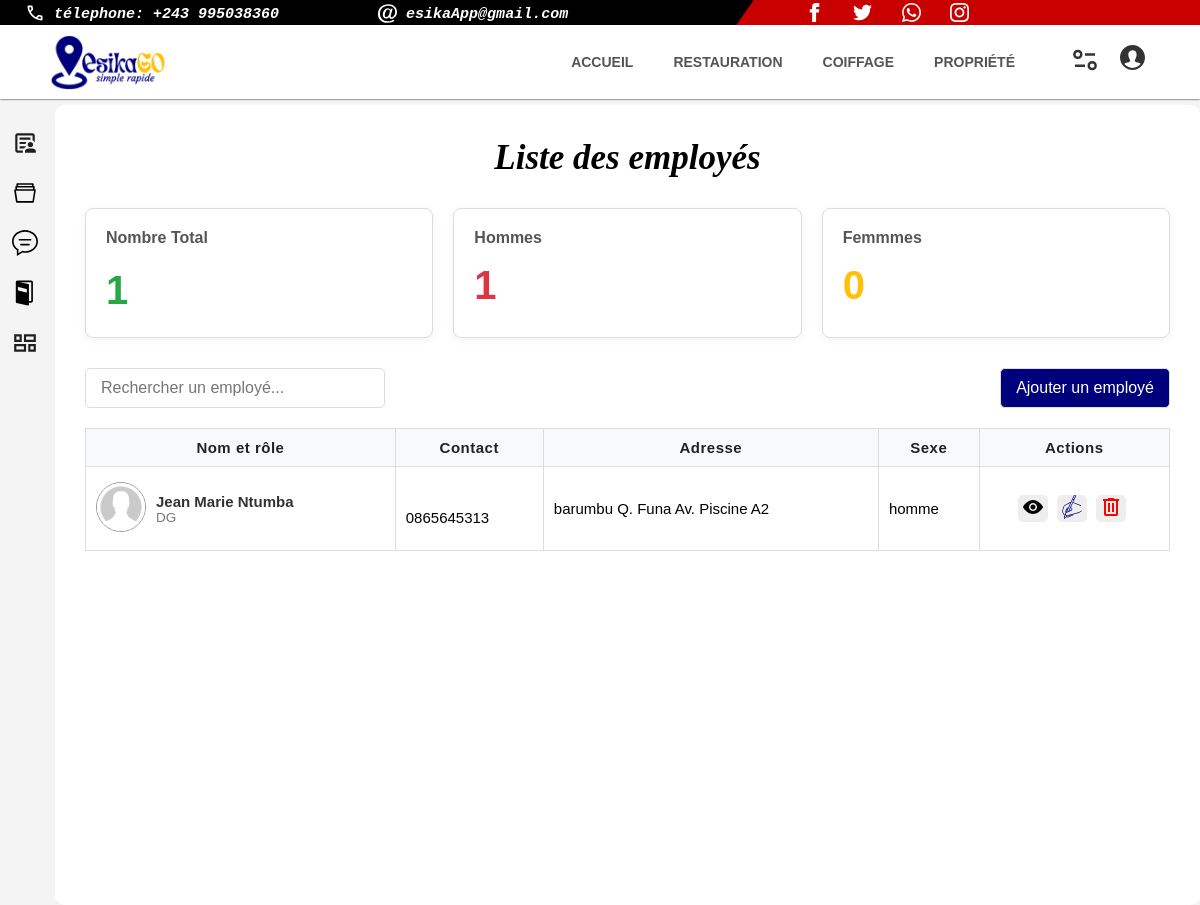
Screenshot of /liste_employer/ (signed in) with the database file from the repository.
### blog/models.py (models this page shows)
class Employer(models.Model):
    full_name = models.CharField(max_length=255, blank=False, null=False,default='')
    date_naissance = models.DateField(null=True, blank=True)
    adresse = models.CharField(max_length=255, blank=True, null=True,db_default='')
    date_embauche = models.DateField(blank=True, null=True)
    fonction = models.CharField(max_length=25, null=True, blank=True)
    sexe = models.CharField(max_length=20, null=True, blank=True)
    status = models.CharField(max_length=25,blank=True,null=True)#actif, innactif en conger revoyer demissionner
    telephone = models.CharField(max_length=25,blank=True,null=True)
    user = models.ForeignKey(MyUser, on_delete=models.SET_NULL,blank=True,null=True)
    blog = models.ForeignKey(Blog, on_delete=models.CASCADE, null=True)
    mail = models.EmailField(null=True,blank=True)
    devise =models.CharField(max_length=255, blank=True, null=True,db_default='$')

### blog/views.py (the view)
# urls.py: re_path(r'^liste_employer/$', views.liste_employer, name='liste_employer'),
@login_required
def liste_employer(request):
    try:
        id = request.session['id_page']
        page = Blog.objects.get(id=int(id))
        liste_employer = Employer.objects.filter(blog=page)
        field_name = ['full_name','adresse','fonction','telephone','sexe','mail']
        data_employer = []
        for employer in liste_employer:
            employer_dict = {}
            for field in field_name:
                field_value = getattr(employer, field)
                if field_value is None:
                    field_value = ''
                employer_dict[field] = field_value
            data_employer.append(employer_dict)
            nbr_femme = 0
            for employer in data_employer:
                if employer['sexe'] == 'femme':
                    nbr_femme = nbr_femme + 1
            data_statistique = {}
            total= int(len(data_employer))
            nbr_homme = total - nbr_femme
        json_data = json.dumps(data_employer, indent=4,ensure_ascii=False)
        graphique = [nbr_homme, nbr_femme]
        data_statistique = json.dumps(graphique, indent=4,ensure_ascii=False)
        return render(request, 'blog/liste_employer.html',
 {'page': page,'data_statistique':data_statistique, 'employers': data_employer,'total':total, 'nbr_femme':nbr_femme, 'nbr_homme': nbr_homme})
    except:
        return render(request, 'blog/liste_employer.html',
 {'page': page, 'total':0, 'nbr_femme':0, 'nbr_homme': 0})

### blog/templates/blog/liste_employer.html (shortened to what this page needs)
{% load static %}
{% load i18n %}
<!DOCTYPE html>
<html lang="en">
<head>
    <link rel="stylesheet"   media="(max-width:900px)" href="{% static 'blog/css/blog_mobile.css' %}">
    <link rel="stylesheet"  media="(min-width:900px)"  href="{% static 'blog/css/listeEmployer.css' %}">
    <link rel="stylesheet"   media="(min-width:900px)" href="{% static 'css/menu_desktop.css' %}">
    <link rel="stylesheet"   media="(max-width:900px)" href="{% static 'css/menu_mobile.css' %}">
</head>
<body>
    <div id="page_">
        {% include 'menu_desktop.html' %}
        {% include 'petit_menu_ordi.html' %}
<div class="container">
    <h1>Liste des employés</h1>
    <div class="summary-cards">
        <div class="card present">
            <div class="title_pie">
                <h3>Nombre Total</h3>
                <p class="value">{{ total}}</p>
            </div>
            <div class="chart-container pie-chart-container">
            </div>
        </div>
        <div class="card absent">
            <h3>Hommes</h3>
            <div class="value">{{ nbr_homme }}</div>
        </div>
        <div class="card late">
            <h3>Femmmes</h3>
            <div class="value">{{ nbr_femme }}</div>
        </div>
    </div>
    <div class="toolbar">
        <input type="text" placeholder="Rechercher un employé..." />
        <a href="{% url 'add_employer' %}"><button>Ajouter un employé</button></a>
    </div>
    <table class="employee-list">
        <thead>
            <tr>
                <th>Nom et rôle</th>
                <th>Contact</th>
                <th>Adresse</th>
                <th>Sexe</th>
                <th>Actions</th>
            </tr>
        </thead>
        <tbody>
            {% for employer in employers %}
            <tr>
                <td>
                    <div class="employee-info">
                                 <div class="employee-name-role">
                                    <p><img class="avatar" src="{% static 'img/images_profil/annonyme_user_man.png' %}" alt="Avatar Guy Hawkins">
                                    </p>
                            <p class="name-group"><span class="employee-name">{{ employer.full_name}}</span>
                            <span class="employee-role">{{ employer.fonction}}</span></p>
                        </div>
                    </div>
                </td>
                <td>{{ employer.mail}}<br>{{ employer.telephone}}</td>
                <td>{{ employer.adresse}}</td>
                <td>{{ employer.sexe}}</td>
                <td class="action-buttons">
                    <a href="" title="Voir">
                    </a>
                    <a href="" title="modifier">
                    </a>
                    <a href="" title="supprimer">
                        <svg xmlns="http://www.w3.org/2000/svg" height="24px" viewBox="0 -960 960 960" width="24px" fill="red"><path d="M280-120q-33 0-56.5-23.5T200-200v-520h-40v-80h200v-40h240v40h200v80h-40v520q0 33-23.5 56.5T680-120H280Zm400-600H280v520h400v-520ZM360-280h80v-360h-80v360Zm160 0h80v-360h-80v360ZM280-720v520-520Z"/></svg>
                    </a>
                </td>
            </tr>
            {% empty %}
            <h1 style="color:red">Aucun employer Ajouter pour le moment</h1>
            {% endfor %}
            </tbody>
    </table>
</div>
</body>
</html>

### blog/static/blog/css/blog_mobile.css (style rules this page uses)
html, body { width: 100%; margin: 0px; padding: 0px; font-family: 'Open Sans',Helvetica, Arial, sans-serif; min-height: 100vh; box-sizing: border-box; }
* { box-sizing: inherit; }

### blog/static/blog/css/listeEmployer.css (style rules this page uses)
html, body { width: 100%; margin: 0px; padding: 0px; background-color: #f4f4f4; font-family: Arial, sans-serif,'Candara','Comic Sans MS'; min-height: 100vh; box-sizing: border-box;max-width: 100%;overflow-x: hidden; }
* { box-sizing: inherit; }
#page_ { width: 100%; margin: 0px; padding: 0px; }
.container { margin: auto;margin-left: 55px; background-color: #fff; padding: 30px; border-radius: 10px; padding-top: 10px; min-height: 100vh; }
h1 { text-align: center; font-family: 'Playfair Display', serif; font-size: 35px; font-weight: 700; font-style: italic; margin-bottom: 30px; }
.summary-cards { display: grid; grid-template-columns: repeat(auto-fit, minmax(250px, 1fr)); gap: 20px; margin-bottom: 30px; }
.card { background-color: #fff; padding: 20px; border-radius: 8px; box-shadow: 0 2px 10px rgba(0,0,0,0.05); border: 1px solid #ddd; }
.card h3 { margin-top: 0; color: #555; font-size: 1em; }
.card .value { font-size: 2.5em; font-weight: bold; margin-top: 5px; }
.card.present .value { color: #28a745; }
.card.absent .value { color: #dc3545; }
.card.late .value { color: #ffc107; }
.card.present { display: flex; gap: 10px;max-height: 130px;justify-content: space-between; }
.title_pie { display: flex;flex-direction: column; }
.chart-container { background-color: transparent; padding: 0px; }
.pie-chart-container { width: 100px; height: 100px; }
.toolbar { display: flex; justify-content: space-between; align-items: center; margin-bottom: 20px; flex-wrap: wrap; gap: 15px; }
.toolbar input, .toolbar button { padding: 10px 15px; border: 1px solid #ddd; border-radius: 5px; font-size: 1em; }
.toolbar input { flex: 1; max-width: 300px; }
.toolbar button { background-color: rgb(0, 0, 125); color: white; cursor: pointer; transition: background-color 0.3s; }
.employee-list { width: 100%; border-collapse: collapse; margin-top: 20px; }
.employee-list th, .employee-list td { padding: 0px 10px; text-align: left;font-size: 15px; border: 1px solid #ddd;font-weight: 400; }
.employee-list th { padding: 10px;text-align: center; background-color: #f8f9fa; font-weight: bold; color: #222; letter-spacing: 0.5px;font-weight: 800; }
.employee-info { display: flex; align-items: center; }
.avatar { width: 50px; height: 50px; border-radius: 50%; object-fit: cover; border: 1px solid #999;margin: 0px; }
.name-group { display: flex;flex-direction: column; }
.employee-name-role { display: flex;align-items: center;gap: 10px; }
.employee-name { font-weight: bold; color: #333; }
.employee-role { font-size: 0.9em; color: #777; }
.employee-list .action-buttons { cursor: pointer; justify-content: center;align-items: center;text-align: center; }
.employee-list .action-buttons a svg { width: 24px;height: 24px;gap: 25px; }
.employee-list .action-buttons a { border-radius: 5px;width: 30px;background-color: #eee; display: flex; cursor: pointer; margin-right: 5px;display: inline-block; }

### static/css/menu_desktop.css (style rules this page uses)
* { box-sizing: inherit; }

### static/css/menu_mobile.css (style rules this page uses)
* { box-sizing: inherit; }

### rows the page displays
Employer: full_name "Jean Marie Ntumba", fonction "DG", telephone "0865645313", adresse "barumbu Q. Funa Av. Piscine A2", sexe "homme"

### other values shown
{{ total }} "1"
{{ nbr_homme }} "1"
{{ nbr_femme }} "0"
